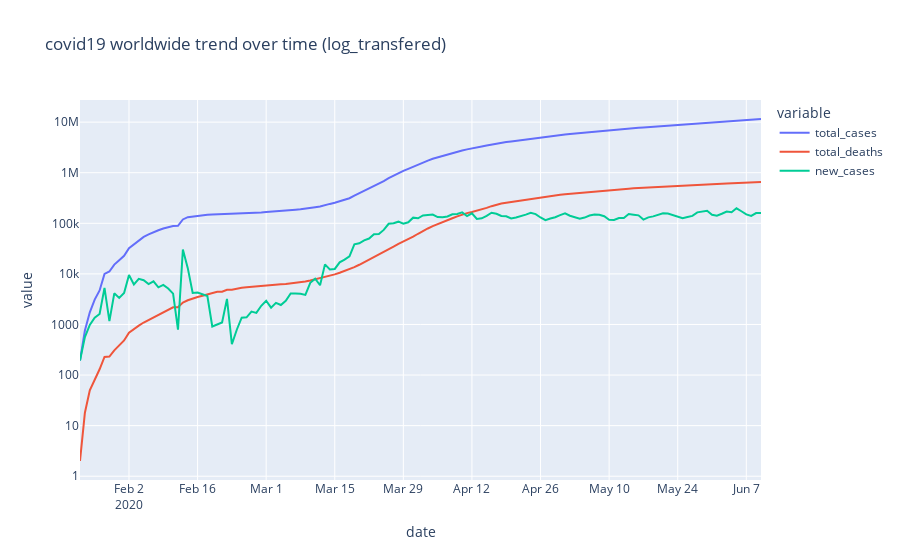

Notebook source saved alongside this figure:
### Code cell
fig = px.line(world_trend_melt, x='date', y='value', color='variable', title='covid19 worldwide trend over time (log_transfered)', log_y=True)
fig.show()

### Figure 1 — Plotly figure (JSON) as saved in the notebook; plotly's stock layout.template omitted (floating-point values rounded to 4 significant figures; data arrays with more than 128 entries replaced by an {"elided": "..."} marker saying what was removed)
{"data": [{"hovertemplate": "variable=total_cases<br>date=%{x}<br>value=%{y}<extra></extra>", "legendgroup": "total_cases", "line": {"color": "#636efa", "dash": "solid"}, "marker": {"symbol": "circle"}, "mode": "lines", "name": "total_cases", "orientation": "v", "showlegend": true, "type": "scatter", "x": {"elided": "140 str values"}, "xaxis": "x", "y": {"elided": "140 int values"}, "yaxis": "y"}, {"hovertemplate": "variable=total_deaths<br>date=%{x}<br>value=%{y}<extra></extra>", "legendgroup": "total_deaths", "line": {"color": "#EF553B", "dash": "solid"}, "marker": {"symbol": "circle"}, "mode": "lines", "name": "total_deaths", "orientation": "v", "showlegend": true, "type": "scatter", "x": {"elided": "140 str values"}, "xaxis": "x", "y": {"elided": "140 int values"}, "yaxis": "y"}, {"hovertemplate": "variable=new_cases<br>date=%{x}<br>value=%{y}<extra></extra>", "legendgroup": "new_cases", "line": {"color": "#00cc96", "dash": "solid"}, "marker": {"symbol": "circle"}, "mode": "lines", "name": "new_cases", "orientation": "v", "showlegend": true, "type": "scatter", "x": {"elided": "140 str values"}, "xaxis": "x", "y": {"elided": "140 int values"}, "yaxis": "y"}], "layout": {"legend": {"title": {"text": "variable"}, "tracegroupgap": 0}, "title": {"text": "covid19 worldwide trend over time (log_transfered)"}, "xaxis": {"anchor": "y", "domain": [0, 1], "title": {"text": "date"}}, "yaxis": {"anchor": "x", "domain": [0, 1], "title": {"text": "value"}, "type": "log"}}}
